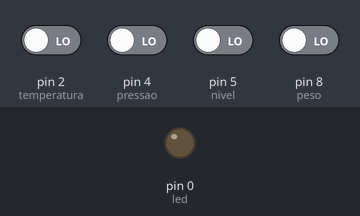
Simulated run of this sketch. Board: Arduino Uno, built with avr-gcc and run on an emulated ATmega328P. Parts: output pins drawn as LEDs (lit = HIGH). The test bench sets the inputs (shaded band); at power-on: pin 2 (temperatura), pin 4 (pressao), pin 5 (nivel), pin 8 (peso) LOW.

Above: at 0.8 s.
0.9 s: pin 2 (temperatura) driven HIGH
At 1.8 s:
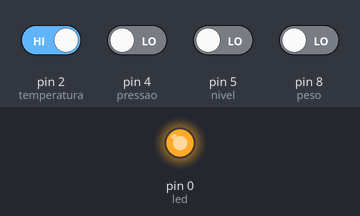
2.4 s: pin 2 (temperatura) driven LOW
At 3.0 s:
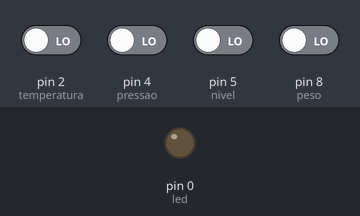
3.9 s: pin 4 (pressao) driven HIGH
At 5.3 s:
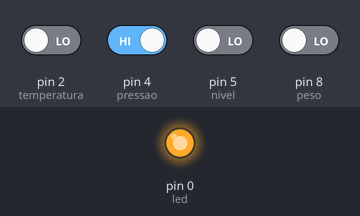
Timing chart, 0 to 6.9 s (numbered marks = the images above; inputs shaded):
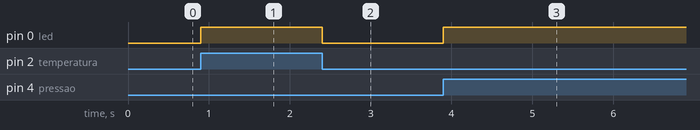

The sketch:

exerciio2-aula-20-03-2025.ino
```cpp
#define temperatura PD2
#define pressao PD4
#define nivel PD5
#define peso PB0
#define led PD0
int main(){
  DDRD = 0; //TODOS COMO ENTRADA
  DDRD|= (1<<PD0); //SOMENTE PD0 COMO SAÍDA
  PORTD = 0; //TODOS OS PINOS PD0 INICIAM DESLIGADOS
  DDRB=0; //TODOS COMO ENTRADA

  while(1){
    PORTD=0;
    //Nivel alto com temperatura alta e pressao alta

    while((PIND&(1<<temperatura))&&(PIND&(1<<nivel)) && (PIND&(1<<pressao)))
    {

      PORTD|=(1<<led);
    }
    //Nível baixo temperatura alta e peso alto
    while((PIND&(1<<temperatura))&&(PINB&(1<<peso)) && !(PIND&(1<<nivel)))
    {
      PORTD|=(1<<led);
    }
    //Nível baixo com temperatura baixa e pressão alta
    while(!(PIND&(1<<temperatura))&& !(PIND&(1<<nivel)) && (PIND&(1<<pressao)))
    {
      PORTD|=(1<<led);
    }
    //nivel baixo com peso baixo e temperatura alta
     while((PIND&(1<<temperatura))&& !(PINB&(1<<peso)) && !(PIND&(1<<nivel)))
    {
      PORTD|=(1<<led);
    }
    }
}
```

Measured:
- after the input at 0.9 s, pin 0 (led): LOW → HIGH at once
- after the input at 2.4 s, pin 0 (led): HIGH → LOW at once
- after the input at 3.9 s, pin 0 (led): LOW → HIGH at once
